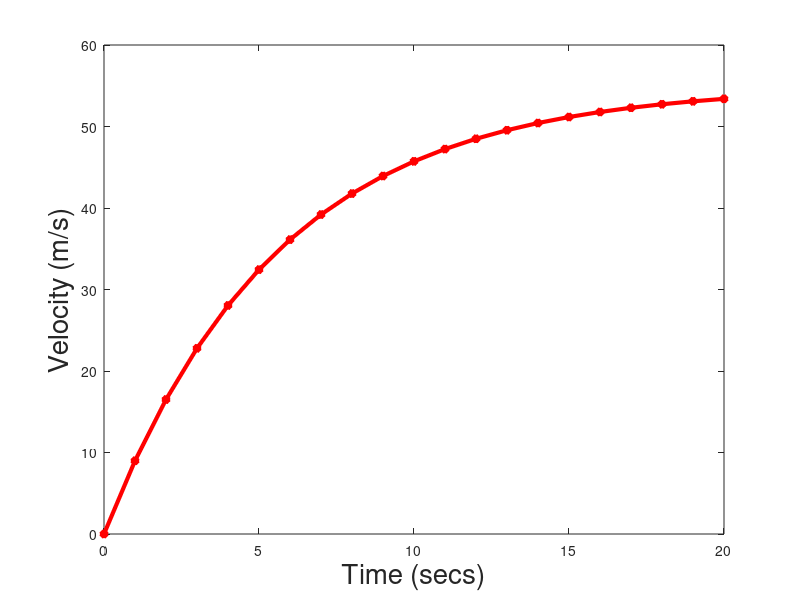
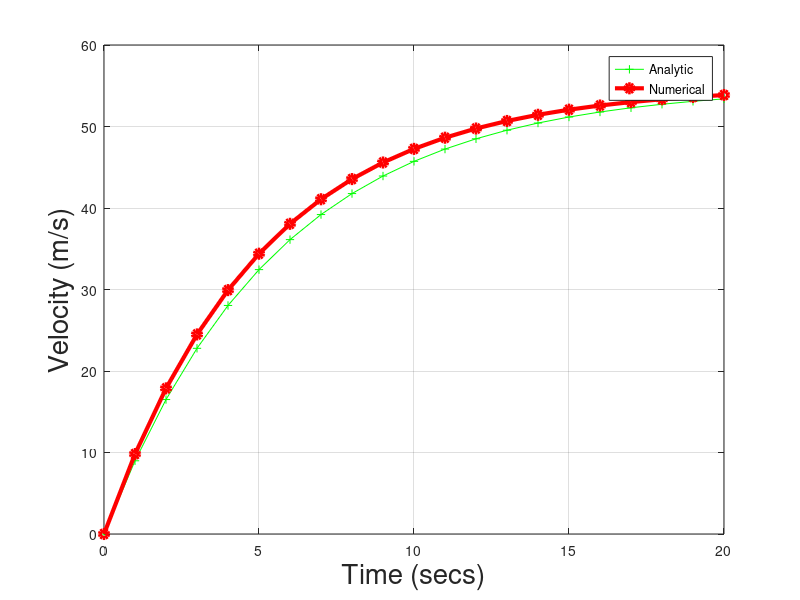

These figures' MATLAB source, in order:
% close all
% clear all
% You normally need these two lines, but in Matlab grader they break the reference solution

% Setting parameters
m = 70;    % mass of parachutist [kg]
g = 9.81;  % gravitational constant [m/s]
c = 12.5;  % drag coefficient [Ns/m]

% Create the vector (array, list) of time values 
delta_t = 1.0;
t = 0: delta_t: 20; % set your time vector here with a step of delta_t

% Calculate the analytic velocity at each time stamp
analytic_velocity = (g*m/c) * (1 - exp(-c*t/m)); 

% The results are plotted here
figure(1);
plot(t, analytic_velocity, 'r-*', 'linewidth', 3);
xlabel('Time (secs)', 'fontsize', 20);
ylabel('Velocity (m/s)', 'fontsize', 20);

% Now use Euler's solution to do the same thing numerically
% First set up N (the number of time values at which you wish to calculate the solution)
N = length(t);
% Set a constant for convenience
drag_const = c / m; 
% Now initialise the numerical solution itself
numerical_solution = zeros(1 , N);
% Set up the initial condition in the solution
% At t = 0, the velocity is 0
numerical_solution(1) = 0;

% Now calculate the numerical_solution at each timestamp k
% You can use either a for-loop or a while-loop but a for-loop makes more sense here
% Insert your code here

for n = 1 : (N - 1),
    numerical_solution(n+1) = numerical_solution(n) + (g - c*numerical_solution(n)/m);
end

% Now plot the two solutions on the same plot
figure(2);
h = plot(t, analytic_velocity, 'g+-', t, numerical_solution, 'ro-', 'LineWidth',3);
grid on;
% Now sort out linewidths and label your axes here
%
% And don't forget the legend! Use ">>help legend" in Matlab to see how to use it.
xlabel('Time (secs)', 'fontsize', 20);
ylabel('Velocity (m/s)', 'fontsize', 20);
legend('Analytic','Numerical');

% Calculate the abs difference at t = 1, 9 secs
% Insert your calculation here
modelling_error = [abs(numerical_solution(2) - analytic_velocity(2)) abs(numerical_solution(10) - analytic_velocity(10))]; 
fprintf(' The error at t = 1 sec is %f, at t = 9 secs it is %f\n', modelling_error(1), modelling_error(2));
